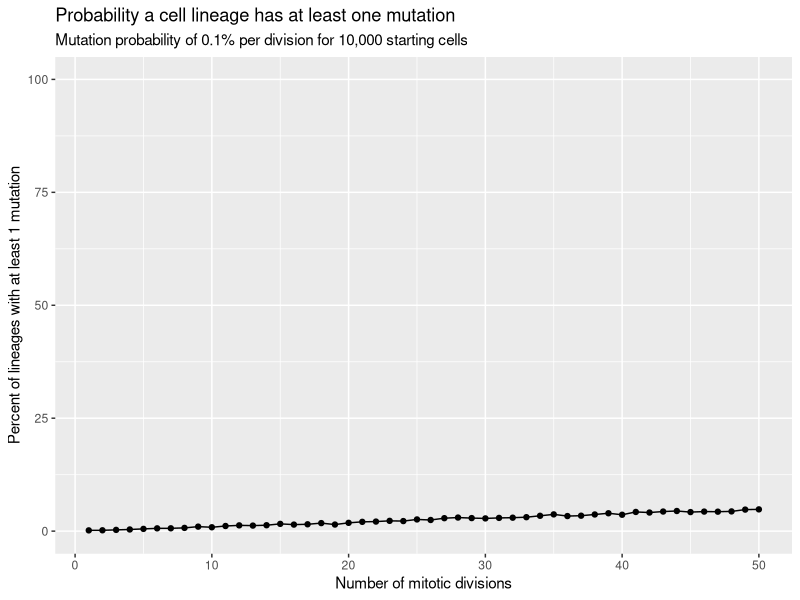
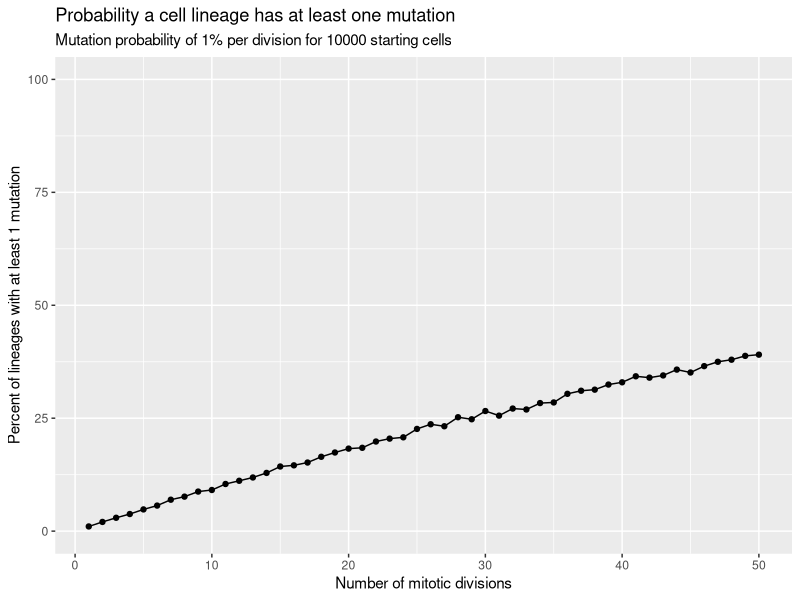
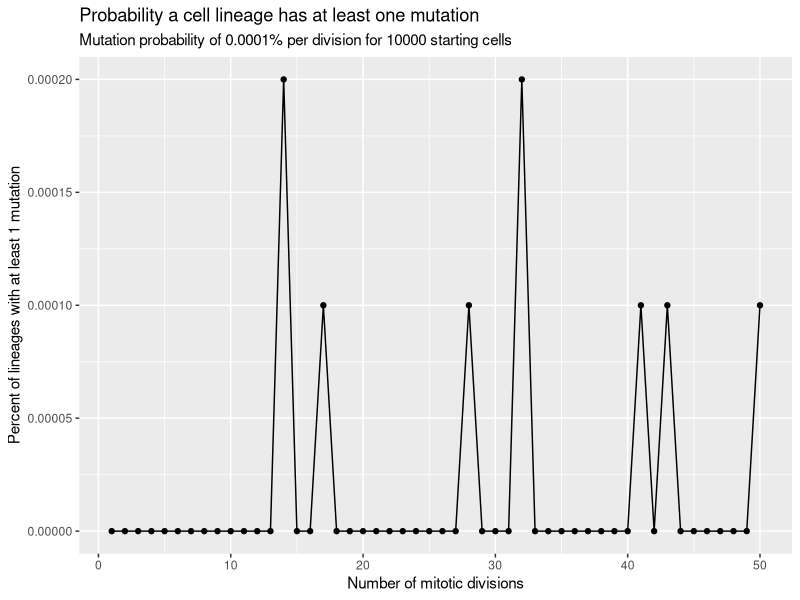

Write R code to recreate these figures, in order.
## ---- chunk 1
#| message: false
#| warning: false
library(tidyverse)
set.seed(4747)

has_mutation <- function(n_divisions, prob){
  random <- runif(n_divisions)
  mutation_flag <- random < prob
  total_mutations <- sum(mutation_flag)
  ifelse(total_mutations > 0, TRUE, FALSE)
}
## ---- chunk 2
#| message: false
#| warning: false
set.seed(4747)
prob_0 <- 0.001
n_cells <- 10000
number_of_divisions <- 1:50

results <- map(number_of_divisions, function(n) {
  outcomes <- map_lgl(1:n_cells, .f = ~ has_mutation(n_divisions = n, prob = prob_0))
  tibble(divisions = n, prob_mutated = mean(outcomes))
  }) |> 
  list_rbind()

results
## ---- chunk 3
ggplot(results, aes(x = divisions, y = prob_mutated * 100)) +
  geom_line() +
  geom_point() +
  scale_y_continuous(limits = c(0, 100)) +
  labs(
    title = "Probability a cell lineage has at least one mutation",
    subtitle = "Mutation probability of 0.1% per division for 10,000 starting cells",
    x = "Number of mitotic divisions",
    y = "Percent of lineages with at least 1 mutation"
  )
## ---- chunk 4
set.seed(4747)
prob_1 <- 0.01
n_cells <- 10000
number_of_divisions <- 1:50

results_1 <- map(number_of_divisions, function(n) {
  outcomes <- map_lgl(1:n_cells, .f = ~ has_mutation(n_divisions = n, prob = prob_1))
  tibble(divisions_1 = n, prob_mutated_1 = mean(outcomes))
  }) |> 
  list_rbind()

results

results_1
## ---- chunk 5
ggplot(results_1, aes(x = divisions_1, y = prob_mutated_1 * 100)) +
  geom_line() +
  geom_point() +
  scale_y_continuous(limits = c(0, 100)) +
  labs(
    title = "Probability a cell lineage has at least one mutation",
    subtitle = "Mutation probability of 1% per division for 10000 starting cells",
    x = "Number of mitotic divisions",
    y = "Percent of lineages with at least 1 mutation"
  )
## ---- chunk 6
set.seed(4747)
prob_2 <- 1e-6
n_cells <- 10000
number_of_divisions <- 1:50

results_2 <- map(number_of_divisions, function(n) {
  outcomes <- map_lgl(1:n_cells, .f = ~ has_mutation(n_divisions = n, prob = prob_2))
  tibble(divisions_2 = n, prob_mutated_2 = mean(outcomes))
  }) |> 
  list_rbind()


results_2
## ---- chunk 7
ggplot(results_2, aes(x = divisions_2, y = prob_mutated_2)) +
  geom_line() +
  geom_point() +
  labs(
    title = "Probability a cell lineage has at least one mutation",
    subtitle = "Mutation probability of 0.0001% per division for 10000 starting cells",
    x = "Number of mitotic divisions",
    y = "Percent of lineages with at least 1 mutation"
  )
